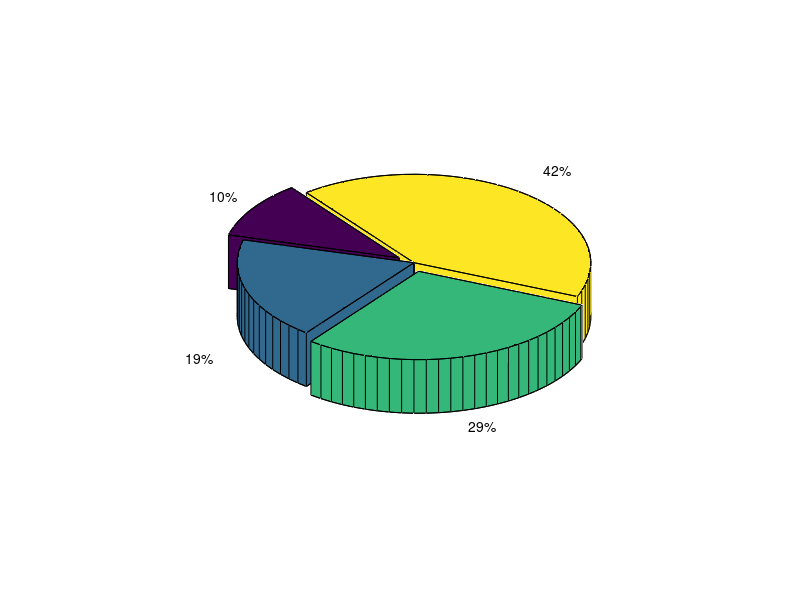

The MATLAB script that drew this image:
[x, y, z] = sphere(20); 
surf(x,y,z);


t=linspace(0,pi,20);r=1+sin(t);[x,y,z]=cylinder(r);surf(x,y,z);axis square;

Y=[16.57;267;35.57;457;347;237;127];bar3(Y);

x=0:0.2:10;y=sin(x);z=x.^1.5;stem3(x,y,x,'fill');

x=0:0.2:10;y=sin(x);z=x.^1.5;scatter3(x,y,x,'filled');

X=[5,9,14,20];explode=[1,0,1,0];pie3(X,explode);





